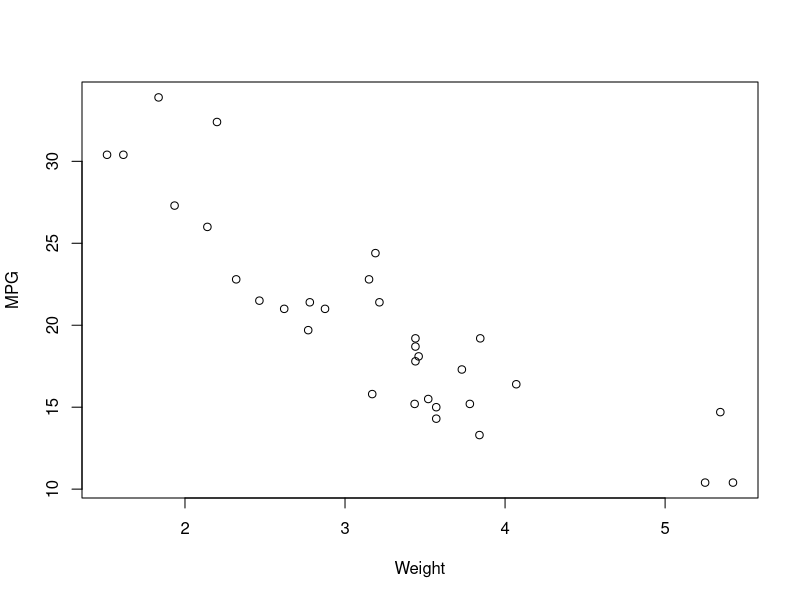
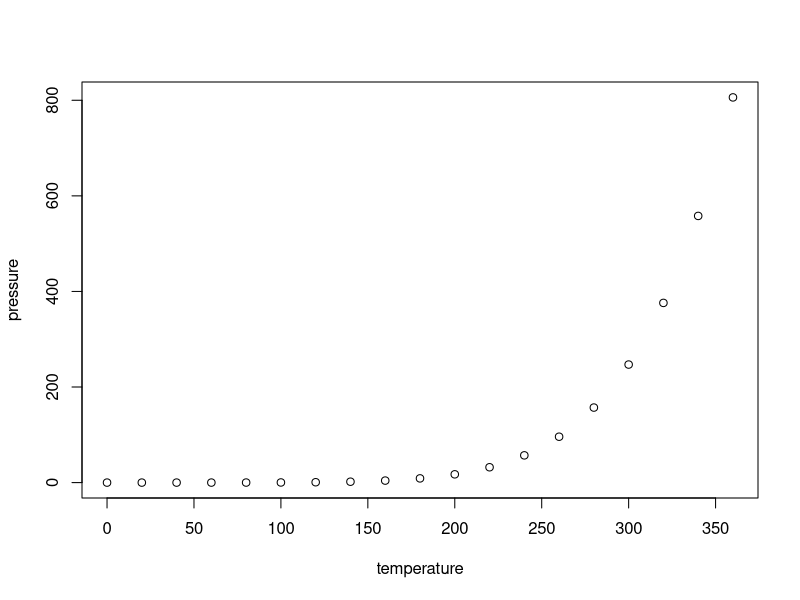

The R script that drew these images, in order:
## ---- chunk 1
knitr::opts_chunk$set(echo = FALSE)
## ---- chunk 2

plot(mtcars$wt,mtcars$mpg,xlab = "Weight",ylab = "MPG")
## ---- chunk 3
summary(cars)
## ---- chunk 4
plot(pressure)
